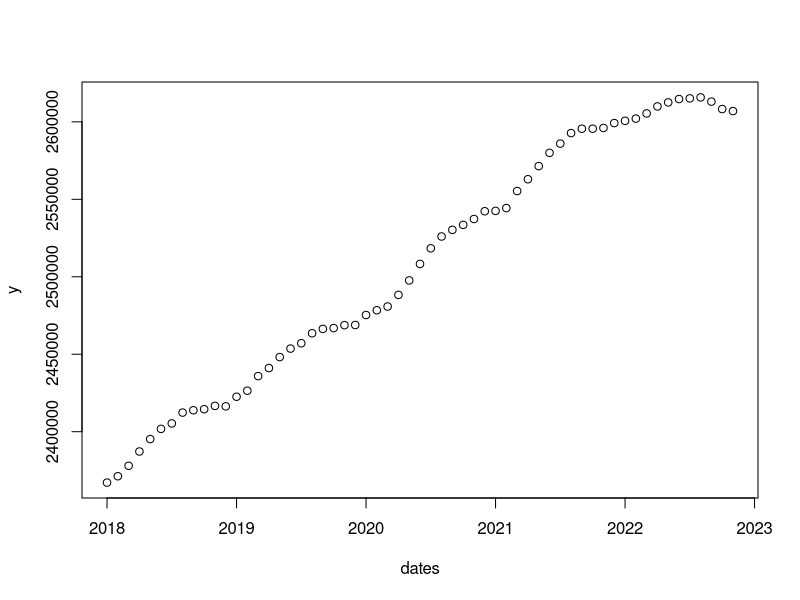
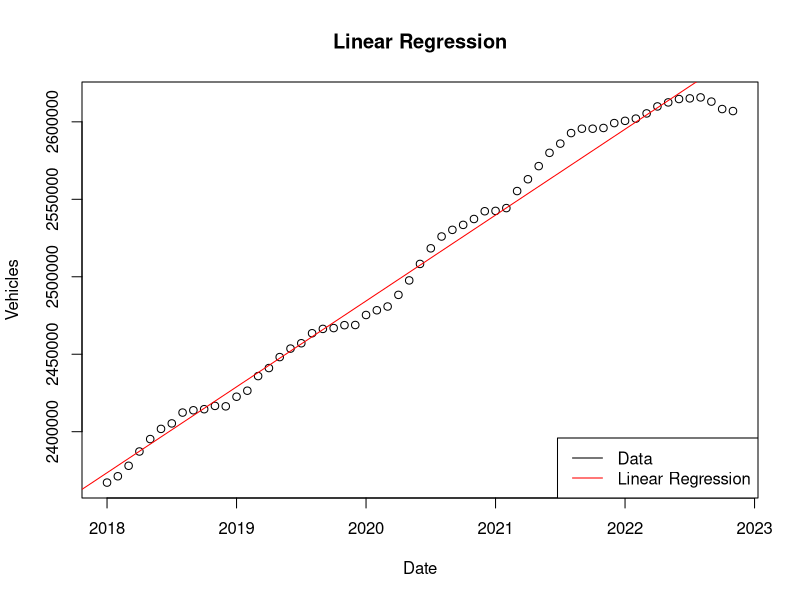
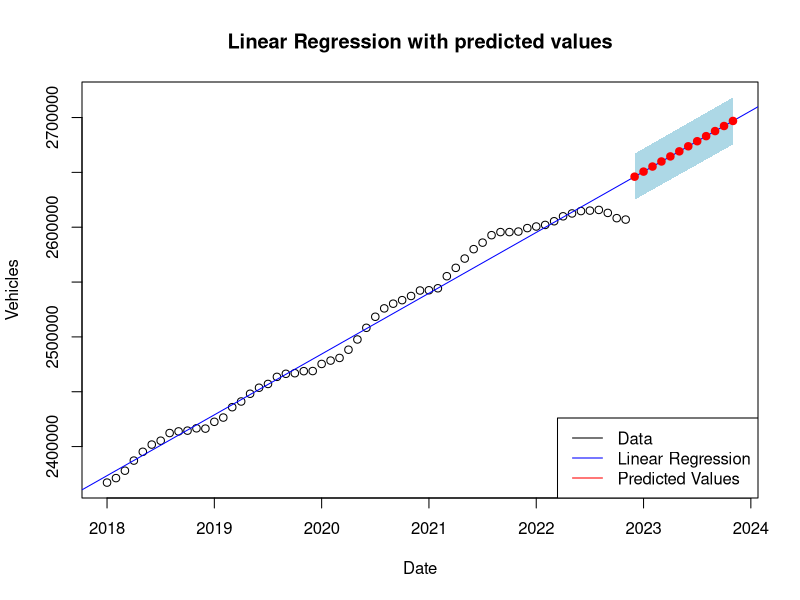
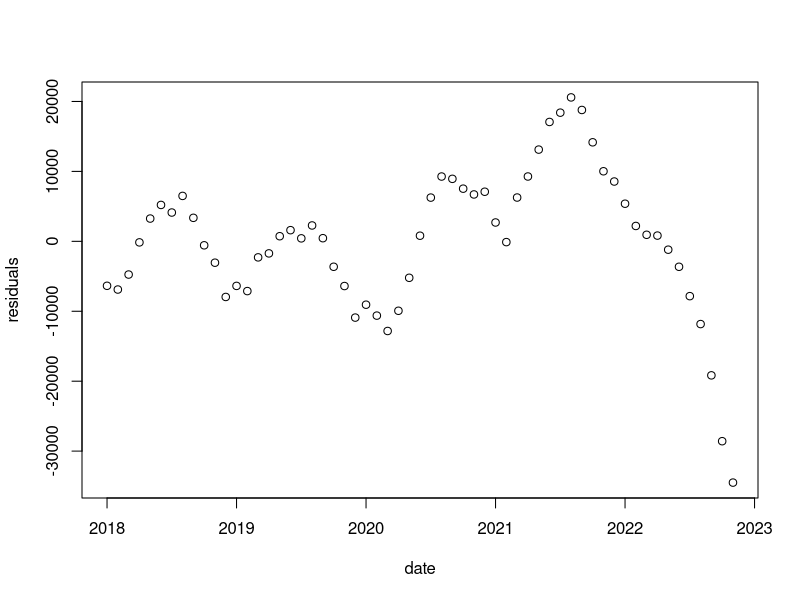
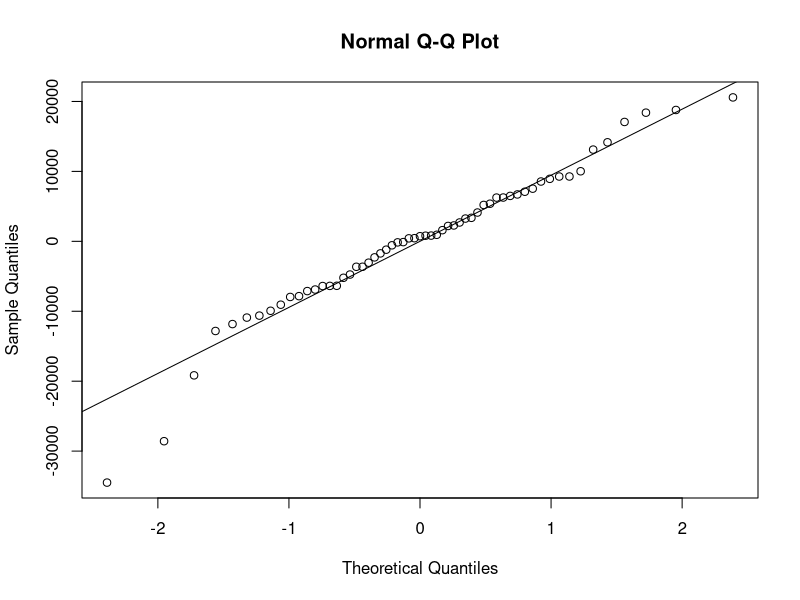
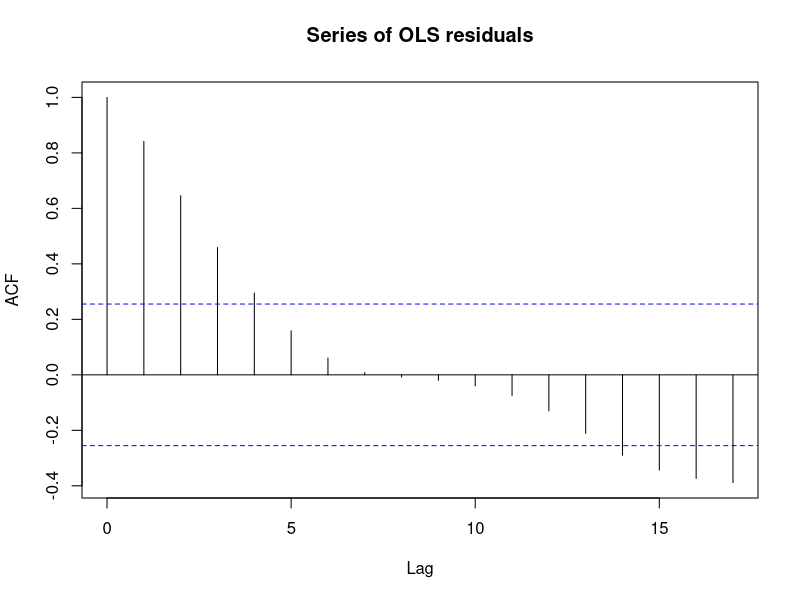
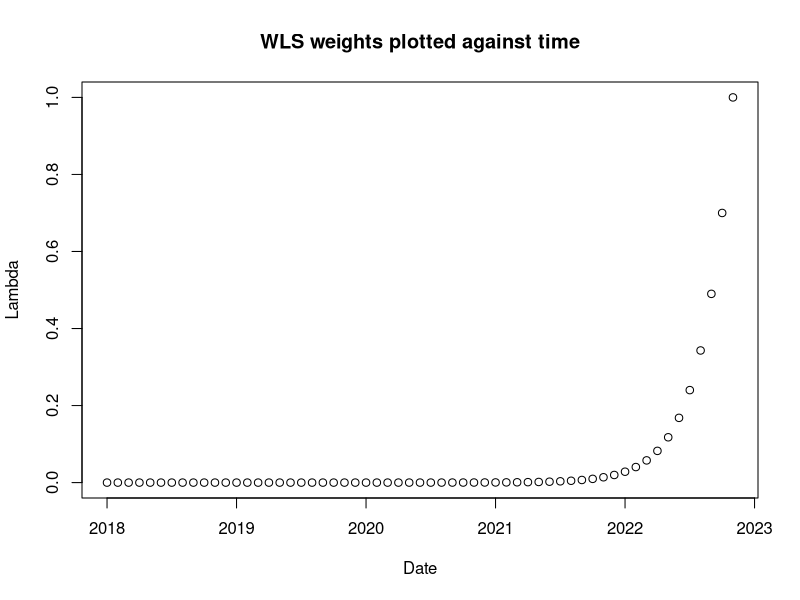
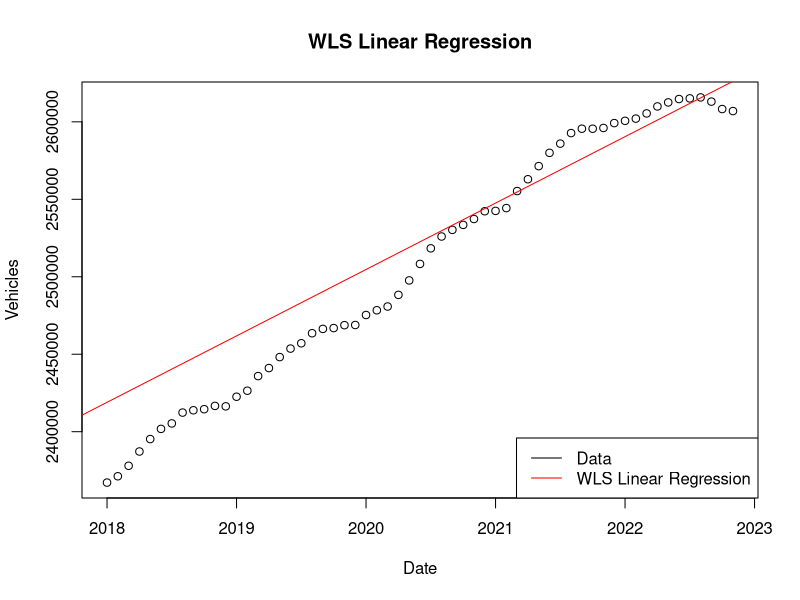

Reproduce these figures in R, in order.
# to ensure this script works, whenever there's a library(someName)
# make sure to run install.packages('someName') in console first
# if warning occurs, install Rtools as described

# load excel read library
library(readxl)

# clear variables
rm(list=ls())

# import Excel file into R
data <- read_excel('DST_BIL54_train.xlsx')
data_test <- read_excel('DST_BIL54_test.xlsx')

# Get number of vehicles per year data excluding row header
y = t(data[1,-1])
y_test = t(data_test[1,-1])

time_headers <- colnames(data_test)[-1] # exclude row header
years <- as.integer(substr(time_headers, 1, 4))
months <- as.integer(substr(time_headers, 6, 7))
dates_test <- years + (months - 1)/12



# --- Exercise 1.1 ---
# Get time data as single numbers i.e. 2018.0

time_headers <- colnames(data)[-1] # exclude row header
years <- as.integer(substr(time_headers, 1, 4))
months <- as.integer(substr(time_headers, 6, 7))
dates <- years + (months - 1)/12

# Plot
plot(dates, y)



# --- Exercise 2.1 ---

# Design matrix x
(x <- cbind(1, dates))

# Estimate of parameters by solving the "normal equations"
OLS <- solve(t(x)%*%x)%*%t(x)%*%y

(theta_0 = OLS[1])
(theta_1 = OLS[2])

# Create a scatter plot of the original data
plot(dates, y, xlab = "Date", ylab = "Vehicles", main = "Linear Regression")

# Add the regression line to the plot
abline(OLS[1], OLS[2], col = "red")

# Add a legend
legend("bottomright", legend = c("Data", "Linear Regression"), col = c("black", "red"), lty = 1)




# --- Exercise 2.2 ---

# Predicted values for all observations
yhat <- x%*%OLS

# Residuals (between observations and predictions)
e_ols <- y - yhat

# Sum of squared residuals
RSS_ols <- t(e_ols)%*%e_ols

# Variance of residuals
n <- length(dates) # number of observations
nparams <- 2 # number of parameters
sigma2_ols <- as.numeric(RSS_ols/(n-nparams))

# Variance-covariance matrix of parameters
v_ols <- sigma2_ols * solve(t(x) %*% x)

# Standard errors of parameters
(se_theta_0 <- (sqrt(diag(v_ols)))[1])
(se_theta_1 <- (sqrt(diag(v_ols)))[2])




# --- Exercise 2.3 ---

# Get time data as single numbers for next 12 months using test data
time_headers_test <- colnames(data_test)[-1] # exclude row header
years_test <- as.integer(substr(time_headers_test, 1, 4))
months_test <- as.integer(substr(time_headers_test, 6, 7))
dates_test <- years_test + (months_test - 1)/12

(x_next12 <- cbind(1, dates_test))

# Predicted values
yhat_pred <- x_next12%*%OLS

# Prediction variance-covariance matrix 
vmatrix_pred <- sigma2_ols*(1+(x_next12%*%solve(t(x)%*%x))%*%t(x_next12))

# Prediction intervals
y_pred_lwr <- yhat_pred - 1.96*sqrt(diag(vmatrix_pred))
y_pred_upr <- yhat_pred + 1.96*sqrt(diag(vmatrix_pred))


# Create a data frame with dates_2023 as the headers and yhat_pred as the values
table_data <- data.frame(Date = time_headers_test, yhat_pred, y_pred_lwr, y_pred_upr)

# Get LaTeX table:
library(xtable)

# Convert data frame to LaTeX table format
(latex_table <- xtable(table_data))



# --- Exercise 2.4 ---

x_min <- min(dates, dates_test)
x_max <- max(dates, dates_test)
y_min <- min(y, yhat_pred)
y_max <- max(y, yhat_pred, y_pred_upr)

# Create a scatter plot of the original data
plot(dates, y, xlab = "Date", ylab = "Vehicles", main = "Linear Regression with predicted values", xlim = c(x_min, x_max), ylim = c(y_min, y_max))

# Add a colored rectangle representing the prediction interval
polygon(c(dates_test, rev(dates_test)), c(y_pred_lwr, rev(y_pred_upr)), col = "lightblue", border = NA)

# Add the regression line to the plot
abline(OLS[1], OLS[2], col = "blue")

# Add the predicted values to the polot
points(dates_test, yhat_pred, col = "red", pch = 19)

# Add a legend
legend("bottomright", legend = c("Data", "Linear Regression", "Predicted Values"), col = c("black", "blue", "red"), lty = 1)




# --- Exercise 2.6 ---

# Plot residuals
plot(dates, e_ols, xlab="date", ylab="residuals")


# Inspect residuals
qqnorm(e_ols)
qqline(e_ols)

acf(e_ols, main="Series of OLS residuals")





# Exercise 3.1

lambda <- 0.7

# lambda vector
lambda_n <- rep(1, n)

for (i in 1:n) {
  lambda_n[i] <- lambda^(n-i)
}

# diag matrix of weight values
SIGMA_inv <- diag(lambda_n)

# define SIGMA variance-covariance matrix (inverse of weight values)
SIGMA <- solve(SIGMA_inv)




# Exercise 3.2

plot(dates, lambda_n, xlab = "Date", ylab = "Lambda", main = "WLS weights plotted against time")




# Exercise 3.3

T <- sum(lambda_n)



# Exercise 3.4

# set lambda to new value 
lambda <- 0.9

# lambda vector
lambda_n <- rep(1, n)

for (i in 1:n) {
  lambda_n[i] <- lambda^(n-i)
}

# diag matrix of weight values
SIGMA_inv <- diag(lambda_n)

# define SIGMA variance-covariance matrix (inverse of weight values)
SIGMA <- solve(SIGMA_inv)

# estimate parameters with WLS
theta_WLS <- solve(t(x)%*%solve(SIGMA)%*%x)%*%(t(x)%*%solve(SIGMA)%*%y)

# model parameters
beta_0 = theta_WLS[1]
beta_1 = theta_WLS[2]
  



# plot
# Create a scatter plot of the original data
plot(dates, y, xlab = "Date", ylab = "Vehicles", main = "WLS Linear Regression")

# Add the regression line to the plot
abline(theta_WLS[1], theta_WLS[2], col = "red")

# Add a legend
legend("bottomright", legend = c("Data", "WLS Linear Regression"), col = c("black", "red"), lty = 1)




# Exercise 3.5
# 
# yhat_wls_lambda09 <- x_next12%*%theta_WLS
# 
# 
# 
# 
# 
# 
# 
# 
# 
# 
# 
# 
# 
# 
# e_wls <- y - yhat_wls
# RSS_wls <- t(e_wls)%*%solve(SIGMA)%*%e_wls
# sigma2_wls <- as.numeric(RSS_wls/(n - 2))
# 
# sqrt(sigma2_wls)
# 
# V_wls <- sigma2_wls *  solve(t(x)%*%solve(SIGMA)%*%x)
# 
# (sqrt(diag(V_wls))) 
# 









### Task 4
# Exercise 4.1: provide L and f(0)

f <- function(j) rbind(1, j)
f_0 <- f(0)

L <- matrix(c(1.,0., 1.,1.),
            byrow=TRUE, nrow=2)

print(L)
print(f(0))


# Exercise 4.2: provide F1 and h1

i <- 1 
(F_N <-  1 * f(0)%*%t(f(0))) # N=1 ; lambda^0=1
(h_N <-  1 * f(0) * y[i])

print(F_N) #F_1
print(h_N) #h_1


# Exercise 4.3: update FN and hN recursively and provide F10 and h10

lambda = 0.9
Linv <- solve(L)

for (i in 2:10){
  F_N <- F_N + lambda^(i-1) * f(-(i-1)) %*% t(f(-(i-1)))  
  h_N <- lambda * Linv %*% h_N + f(0)*y[i]
}

print(F_N) #F_10
print(h_N) #h_10

# Exercise 4.4: update the model recursively up to F59 and h59
# while also calculating predictions at each step

lambda = 0.9
library(ggplot2)
df<-data.frame(date=x[,2],
               value=y[1:59])

i <- 1 
(F_N <-  1 * f(0)%*%t(f(0))) # N=1 ; lambda^0=1
(h_N <-  1 * f(0) * y[i])

for (i in 2:10){
  F_N <- F_N + lambda^(i-1) * f(-(i-1)) %*% t(f(-(i-1)))  
  h_N <- lambda * Linv %*% h_N + f(0)*y[i]
}

# recursively update to F59 and h59
for (i in 11:58){
  F_N <- F_N + lambda^(i-1) * f(-(i-1)) %*% t(f(-(i-1)))  
  h_N <- lambda * Linv %*% h_N + f(0)*y[i]
  
  # estimate the parameters now
  theta_N <- solve(F_N)%*%h_N
  
  # calculate predictions
  yhat_N <- t(f(-(i-1):(59-i)))%*%theta_N
  plot_N <- ggplot(df, aes(x=date, y=value)) +
    geom_point()+
    geom_point(data=df[1:i,], col="blue") +
    geom_line(data=df[1:i,], aes(y=yhat_N[1:i]), col="blue")+
    geom_line(data=df[1:(i+1),], aes(y=yhat_N[1:(i+1)]), col="red", linetype=2)+
    geom_point(data=df[i+1,], aes(y=yhat_N[i+1]), col="red", size=4)+
    ggtitle(paste0("N = ", i))
    theme_bw()
  print(plot_N)
}


# 4.5 one step predictions (one month)， 6-month, 12-month

# draw 3 preditions for the future
library(ggplot2)
test_set <- data.frame(date=dates_test,value=y_test)

df<-data.frame(date=x[,2],
               value=y[1:59])

lambda = 0.9


i <- 1
(F_N <-  (lambda^0) * f(0)%*%t(f(0)))
(h_N <-  (lambda^0) * f(0) * y[i])

for (i in 2:9){
  F_N <- F_N + lambda^(i-1) * f(-(i-1)) %*% t(f(-(i-1)))  
  h_N <- lambda * Linv %*% h_N + f(0)*y[i]
}

data_prediction <-data.frame(month1= rep(NA, 59+12),month6= rep(NA, 59+12),month12= rep(NA, 59+12))

# update iteratively:
for (i in 10:59){
  F_N <- F_N + lambda^(i-1) * f(-(i-1)) %*% t(f(-(i-1)))  
  h_N <- lambda * Linv %*% h_N + f(0)*y[i]
  theta_N <- solve(F_N)%*%h_N
  
  # calculate the predicted value
  data_prediction$month1[i+1] <- t(f(1))%*%theta_N
  data_prediction$month6[i+6] <- t(f(6))%*%theta_N
  data_prediction$month12[i+12] <- t(f(12))%*%theta_N
}

X_1 <- df[,1][10:length(df[,1])]+1/12
X_6 <- df[,1][10:length(df[,1])]+1/2
X_12 <- df[,1][10:length(df[,1])]+1
pre_1 <- data_prediction$month1[11:60]
pre_6 <- data_prediction$month6[16:65]
pre_12 <- data_prediction$month12[22:71]


ggplot() +
  geom_point(aes(x = X_1, y = pre_1, col="1 Month Prediction"), size=3) +
  geom_point(aes(x = X_6, y = pre_6, col="6 Month Prediction"), size=3) +
  geom_point(aes(x = X_12, y = pre_12, col="12 Month Prediction"), size=3) +
  geom_point(aes(x = df[,1], y = df[,2]), color = "black") + # True values, trimmed to the length of predictions
  scale_color_manual(values = c("1 Month Prediction" = "red", 
                                "6 Month Prediction" = "green",
                                "12 Month Prediction" = "blue"))+
  theme_minimal() +
  labs(x = "Time", y = "Number of Vehicles in total ") +
  theme(legend.position = c(0.8, 0.4))



# 4.6

library(ggplot2)
df<-data.frame(date=x[,2],
               value=y[1:59])


# Define lambda values
lambda_values <- seq(0.55, 0.95, by = 0.01)

# Initialize dataframe to store RMSE values
rmse_df_1 <- data.frame(value_1 = numeric())
rmse_df_6 <- data.frame(value_6 = numeric())
rmse_df_12 <- data.frame(value_12 = numeric())

for (lambda in lambda_values) {
  i <- 1
  (F_N <-  (lambda^0) * f(0)%*%t(f(0)))
  (h_N <-  (lambda^0) * f(0) * y[i])
  
  
  for (i in 2:10){
    F_N <- F_N + lambda^(i-1) * f(-(i-1)) %*% t(f(-(i-1)))  
    h_N <- lambda * Linv %*% h_N + f(0)*y[i]
  }
  
  df$onestep_lamb_09  <- NA
  df$sixstep_lamb_09  <- NA
  df$twelvestep_lamb_09  <- NA
  
  # update iteratively:
  for (i in 11:59){
    F_N <- F_N + lambda^(i-1) * f(-(i-1)) %*% t(f(-(i-1)))  
    h_N <- lambda * Linv %*% h_N + f(0)*y[i]
    theta_N <- solve(F_N)%*%h_N

    # # calculate the predicted value
    # df$onestep_lamb_09[i+1] <- t(f(1))%*%theta_N

    yhat_N <- t(f(-(i-1):(59-i)))%*%theta_N

    if (i+1<=59){
      df$onestep_lamb_09[i+1] <- yhat_N[i+1]
    }
    # Six months ahead prediction
    if (i + 6 <= 59) {  # Ensure not to exceed the length of the dataset
      df$sixstep_lamb_09[i+6] <- yhat_N[i+6]
    }

    # Six months ahead prediction
    if (i + 12 <= 59) {  # Ensure not to exceed the length of the dataset
      df$twelvestep_lamb_09[i+12] <- yhat_N[i+12]
    }
  }
  
  one_step_errors <- df$value[12:59] - df$onestep_lamb_09[12:59]
  one_step_rms <- sqrt(mean(one_step_errors^2))
  
  six_step_errors <- df$value[17:59] - df$sixstep_lamb_09[17:59]
  six_step_rms <- sqrt(mean(six_step_errors^2))
  
  twelve_step_errors <- df$value[23:59] - df$twelvestep_lamb_09[23:59]
  twelve_step_rms <- sqrt(mean(twelve_step_errors^2))
 
  
  rmse_df_1 <- rbind(rmse_df_1, data.frame(value_1 = one_step_rms))
  rmse_df_6 <- rbind(rmse_df_6, data.frame(value_6 = six_step_rms))
  rmse_df_12 <- rbind(rmse_df_12, data.frame(value_12 = twelve_step_rms))
}



# 4.7, 4.8, 4.9
 
rmse_total <- data.frame(lambda = lambda_values,rmse_1=rmse_df_1,rmse_6=rmse_df_6,rmse_12=rmse_df_12)  


ggplot(rmse_total, aes(x = lambda)) +
  geom_point(aes(y = value_1, color = "value_1")) +  # Points for y1
  geom_point(aes(y = value_6, color = "value_6")) +  # Points for y6
  geom_point(aes(y = value_12, color = "value_12")) +  # Points for y12
  scale_color_manual(values = c("value_1" = "green", "value_6" = "blue", "value_12" = "red"), 
                     labels = c("RMSE 1", "RMSE 6", "RMSE_12")) +
  labs(color = "") +
  xlab("Lambda_value") +   # Set x-axis label
  ylab("RMSE") +   # Set y-axis label
  theme(legend.position = "bottom")  # Adjust legend position
 
  


# 4.10

lambda <- 0.5
n = 60

# lambda vector
lambda_n <- rep(1, n)

for (i in 1:n) {
  lambda_n[i] <- lambda^(n-i)
}

# diag matrix of weight values
SIGMA_inv <- diag(lambda_n)

plot( lambda_n, ylab = "Lambda", main = "WLS weights plotted against time")


T <- sum(lambda_n)

# 4.11

library(ggplot2)
df<-data.frame(date=x[,2],
               value=y[1:59])
lambda = 0.55

i <- 1
(F_N <-  (lambda^0) * f(0)%*%t(f(0)))
(h_N <-  (lambda^0) * f(0) * y[i])

for (i in 2:10){
  F_N <- F_N + lambda^(i-1) * f(-(i-1)) %*% t(f(-(i-1)))  
  h_N <- lambda * Linv %*% h_N + f(0)*y[i]
}


df$onestep_lamb_055  <- NA
df$naive_model  <- NA


# update iteratively:
for (i in 11:58){
  F_N <- F_N + lambda^(i-1) * f(-(i-1)) %*% t(f(-(i-1)))  
  h_N <- lambda * Linv %*% h_N + f(0)*y[i]
  theta_N <- solve(F_N)%*%h_N
  
  yhat_N <- t(f(-(i-1):(59-i)))%*%theta_N
  
  df$onestep_lamb_055[i+1] <- yhat_N[i+1]
  df$naive_model[i+1] <- df$value[i]
  
}

one_step_errors_055 <- df$value[12:59] - df$onestep_lamb_055[12:59]
one_step_rms_055 <- sqrt(mean(one_step_errors_055^2))

naive_model_err <- df$value[12:59] - df$naive_model[12:59]
naive_model_rms <- sqrt(mean(naive_model_err^2))

naive_model<-data.frame(date=df[12:59,1],
               value=df[12:59,4])

one_step<-data.frame(date=df[12:59,1],
                        value=df[12:59,3])



ggplot() +
  geom_point(data = df[1:59,], aes(x = date, y = value, color = "Original Data")) +
  geom_point(data = one_step, aes(x = date, y = value, color = "One Step Prediction")) +
  geom_point(data = naive_model, aes(x = date, y = value, color = "Naive Model")) +
  labs(color = "") +
  xlab("Date") +
  ylab("Value") +
  ggtitle("1-month-ahead prediction VS naive persistence model") +
  scale_color_manual(values = c("Original Data" = "blue", "One Step Prediction" = "red", "Naive Model" = "green"))+
  theme(legend.position = "bottom")





# 4.12
library(ggplot2)
test_set <- data.frame(date=dates_test,value=y_test)

df<-data.frame(date=x[,2],
               value=y[1:59])


# Define lambda values
lambda_values <- seq(0.55, 0.95, by = 0.01)

# Initialize dataframe to store RMSE values
rmse_df_1 <- data.frame(value_1 = numeric())
rmse_df_6 <- data.frame(value_6 = numeric())
rmse_df_12 <- data.frame(value_12 = numeric())

# Perform predictions for each ?? value
for (lambda in lambda_values) {
  i <- 1
  (F_N <-  (lambda^0) * f(0)%*%t(f(0)))
  (h_N <-  (lambda^0) * f(0) * y[i])
  
  for (i in 2:10){
    F_N <- F_N + lambda^(i-1) * f(-(i-1)) %*% t(f(-(i-1)))  
    h_N <- lambda * Linv %*% h_N + f(0)*y[i]
  }
  
  # update iteratively:
  for (i in 11:59){
    F_N <- F_N + lambda^(i-1) * f(-(i-1)) %*% t(f(-(i-1)))  
    h_N <- lambda * Linv %*% h_N + f(0)*y[i]
    theta_N <- solve(F_N)%*%h_N
  }
  pre_value_1 <- t(f(1))%*%theta_N
  pre_value_6 <- t(f(6))%*%theta_N
  pre_value_12 <- t(f(12))%*%theta_N
  real_1 <- test_set[1,2]
  real_6 <- test_set[6,2]
  real_12 <- test_set[12,2]
  
  errors_1 <- real_1 - pre_value_1
  rms_1 <- sqrt(mean(errors_1^2))
  
  errors_6 <- real_6 - pre_value_6
  rms_6 <- sqrt(mean(errors_6^2))
  
  errors_12 <- real_12 - pre_value_12
  rms_12 <- sqrt(mean(errors_12^2))
  
  rmse_df_1 <- rbind(rmse_df_1, data.frame(value_1 = rms_1))
  rmse_df_6 <- rbind(rmse_df_6, data.frame(value_6 = rms_6))
  rmse_df_12 <- rbind(rmse_df_12, data.frame(value_12 = rms_12))
}

dfff_1 <-data.frame(lambda=lambda_values,value=rmse_df_1)
dfff_6 <-data.frame(lambda=lambda_values,value=rmse_df_6)
dfff_12 <-data.frame(lambda=lambda_values,value=rmse_df_12)


ggplot() +
  geom_point(data = dfff_1, aes(x = lambda, y = value_1, col="future time: t = 60"), size=3) +
  geom_point(data = dfff_6, aes(x = lambda, y = value_6, col="future time: t = 65"), size=3) +
  geom_point(data = dfff_12, aes(x = lambda, y = value_12, col="future time: t = 71"), size=3) +
  scale_color_manual(values = c("future time: t = 60" = "red", 
                                "future time: t = 65" = "green",
                                "future time: t = 71" = "blue"))+
  theme_minimal() +
  labs(x = "lambda", y = "RMSE(current time:59) ") +
  theme(legend.position = c(0.5, 0.8))

# RMSE: 37.11062 lambda: 0.61 for one month prediction
# RMSE: 692.0372 lambda: 0.78 for 6 month prediction
# RMSE: 862.8594 lambda: 0.78 for 12 month prediction


lambda = 0.61   # for calculate pre_value_1

i <- 1
(F_N <-  (lambda^0) * f(0)%*%t(f(0)))
(h_N <-  (lambda^0) * f(0) * y[i])

for (i in 2:10){
  F_N <- F_N + lambda^(i-1) * f(-(i-1)) %*% t(f(-(i-1)))  
  h_N <- lambda * Linv %*% h_N + f(0)*y[i]
}

# update iteratively:
for (i in 11:59){
  F_N <- F_N + lambda^(i-1) * f(-(i-1)) %*% t(f(-(i-1)))  
  h_N <- lambda * Linv %*% h_N + f(0)*y[i]
  theta_N <- solve(F_N)%*%h_N
}
pre_value_1 <- t(f(1))%*%theta_N
real_1 <- test_set[1,2]
real_6 <- test_set[6,2]
real_12 <- test_set[12,2]


lambda = 0.78      # for calculate pre_value_6, pre_value_12

i <- 1
(F_N <-  (lambda^0) * f(0)%*%t(f(0)))
(h_N <-  (lambda^0) * f(0) * y[i])

for (i in 2:10){
  F_N <- F_N + lambda^(i-1) * f(-(i-1)) %*% t(f(-(i-1)))  
  h_N <- lambda * Linv %*% h_N + f(0)*y[i]
}

# update iteratively:
for (i in 11:59){
  F_N <- F_N + lambda^(i-1) * f(-(i-1)) %*% t(f(-(i-1)))  
  h_N <- lambda * Linv %*% h_N + f(0)*y[i]
  theta_N <- solve(F_N)%*%h_N
}

pre_value_6 <- t(f(6))%*%theta_N
pre_value_12 <- t(f(12))%*%theta_N

df_1 <- data.frame(date=test_set[1,1], value = pre_value_1)
df_6 <- data.frame(date=test_set[6,1], value = pre_value_6)
df_12 <- data.frame(date=test_set[12,1], value = pre_value_12)


ggplot() +
  geom_point(data = df[1:59,], aes(x = date, y = value, color = "training set")) +
  geom_point(data = test_set, aes(x = date, y = value, color = "testing set")) +
  geom_point(data = df_1, aes(x = date, y = value, color = "t=60")) +
  geom_point(data = df_6, aes(x = date, y = value, color = "t=65")) +
  geom_point(data = df_12, aes(x = date, y = value, color = "t=71")) +
  labs(color = "") +
  xlab("Date") +
  ylab("Value") +
  ggtitle("Forecasting at t = 59 for t = 60, t = 65 and t = 71") +
  scale_color_manual(values = c("training set" = "black", "testing set" = "blue", "t=60" = "red", "t=65" = "darkorchid", "t=71" = "green"))+
  theme(legend.position = "bottom")

